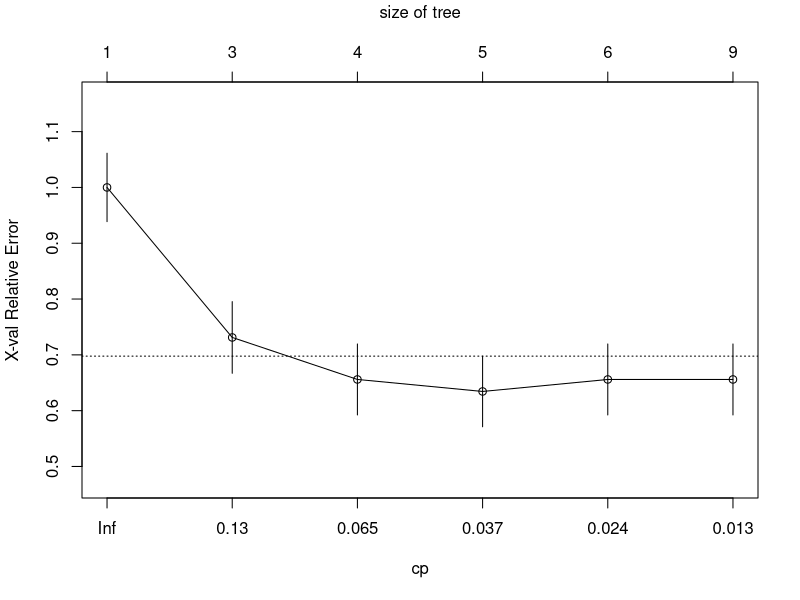
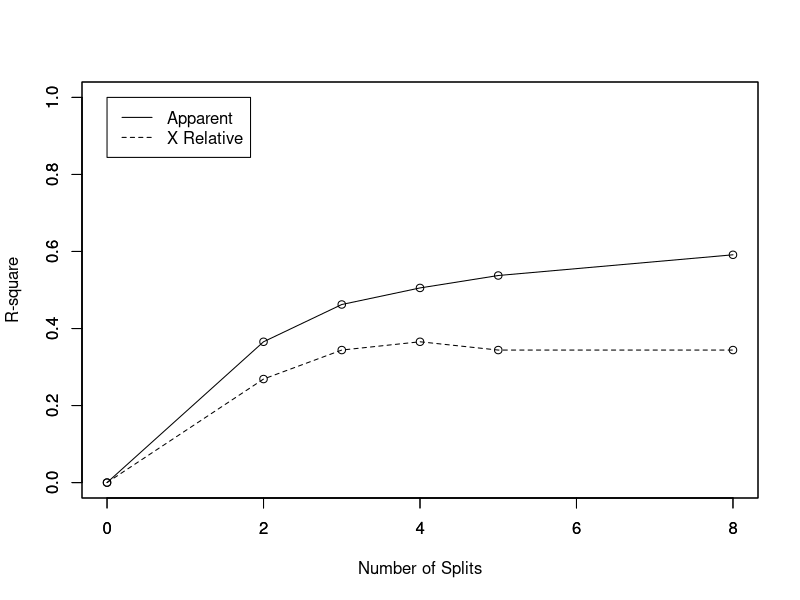
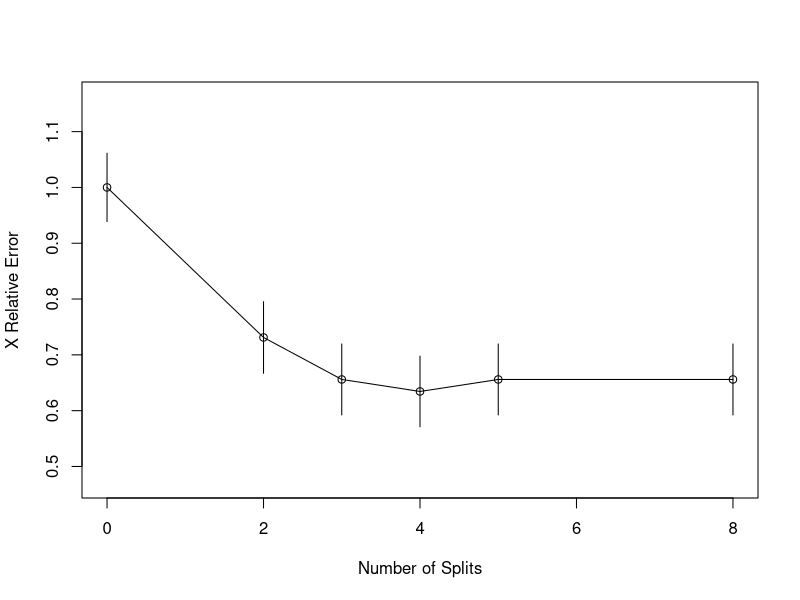
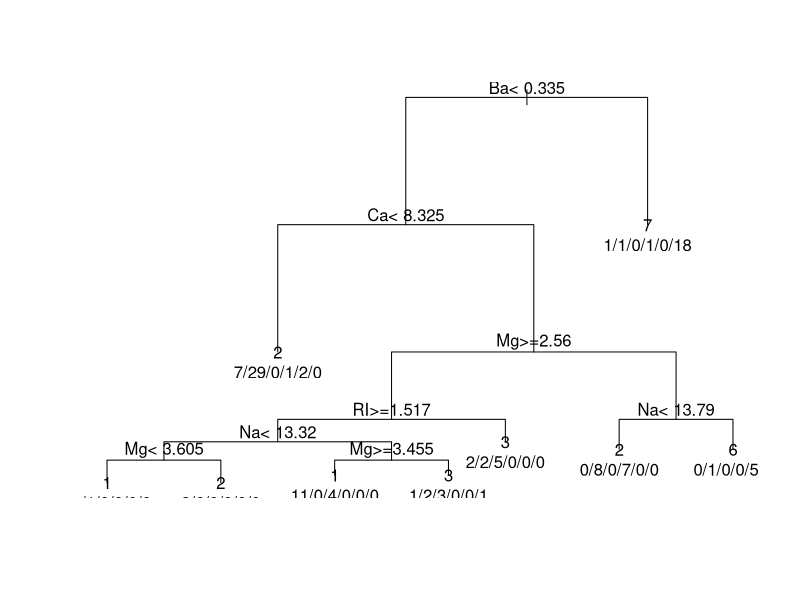
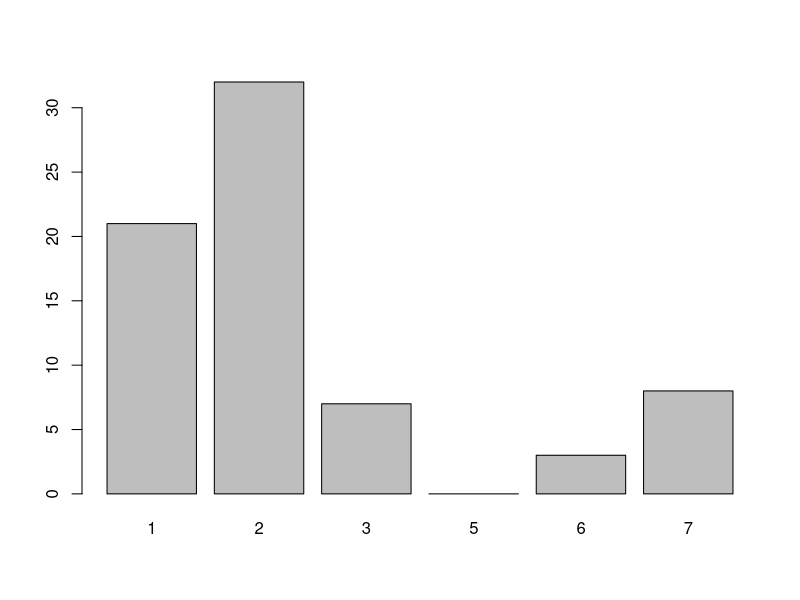

Reproduce these figures in R, in order.
library(e1071)
library(rpart)
data(Glass, package="mlbench")
index <- 1:nrow(Glass)
testindex <- sample(index, trunc(length(index)/3))
testset <- Glass[testindex,]
trainset <- Glass[-testindex,]
rpart.model <- rpart(Type ~ ., data = trainset)
rpart.pred <- predict(rpart.model, testset[,-10], type = "class")
printcp(rpart.model)
plotcp(rpart.model)

rsq.rpart(rpart.model)
print(rpart.model)

plot(rpart.model,compress=TRUE)
text(rpart.model, use.n=TRUE)
plot(rpart.pred)